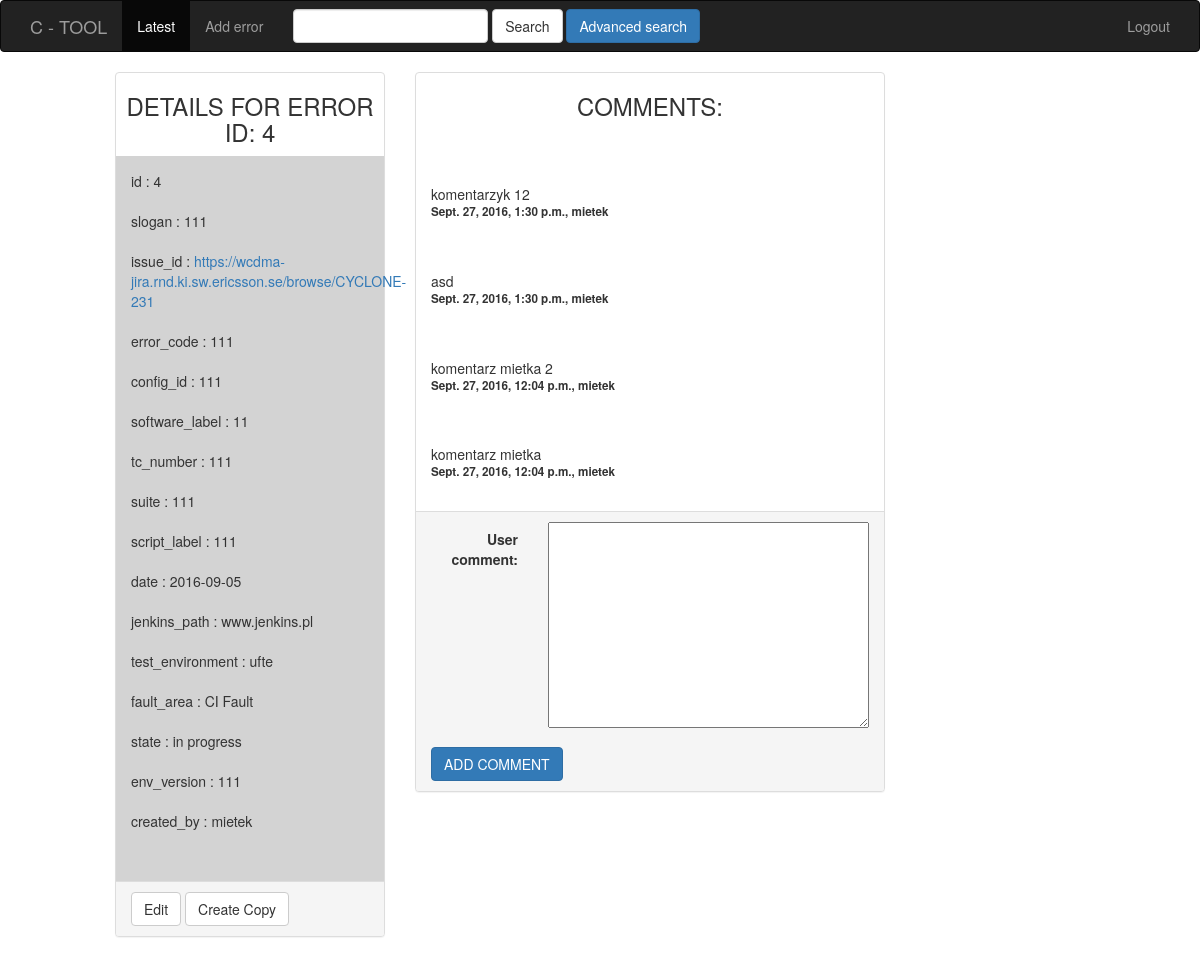
Screenshot of /details/4/ (signed in) with the database file from the repository.
### errors/models.py (models this page shows, shortened)
class Error(models.Model):
    slogan = models.CharField(max_length=200)
    issue_id = models.CharField(max_length=200)
    error_code = models.CharField(max_length=200)
    config_id = models.CharField(max_length=200)
    software_label = models.CharField(max_length=200)
    tc_number = models.CharField(max_length=200)
    suite = models.CharField(max_length=200)
    script_label = models.CharField(max_length=200)
    date = models.DateField()
    jenkins_path = models.CharField(max_length=200)
    test_environment = models.CharField(max_length=200, blank=False,
                                        choices=[('ufte', 'ufte'), ('hibiscus', 'hibiscus')],
                                        null=False)
    fault_area = models.CharField(max_length=200, blank=False,
                                  choices=[('CI Fault', 'CI Fault'), ('Product Fault', 'Product Fault')],
                                  null=False)
    state = models.CharField(max_length=200, blank=False,
                             choices=[('in progress', 'in progress'), ('frozen', 'frozen'), ('solved', 'solved')],
                             null=False)
    comment = models.TextField(max_length=1000)
    env_version = models.CharField(max_length=100)
    created_by = models.CharField(max_length=200)
    def get_fields(self):
        all_fields = []
        for field in Error._meta.fields:
            if field.name != 'comment':
                all_fields.append(field)
        return [(field.name, field.value_to_string(self)) for field in all_fields]

class UserComment(models.Model):
    date = models.DateField(default=datetime.now)
    time = models.TimeField(default=datetime.now)
    error = models.ForeignKey(Error, related_name='main_error', null=True)
    user = models.ForeignKey(User, null=True)
    user_comment = models.CharField(max_length=1000)

### errors/views.py (the view)
# urls.py: url(r'^details/(?P<error_id>[0-9]+)/$', views.detail, name='detail'),
def detail(request, error_id):
    error = Error.objects.get(pk=error_id)
    all_comments = error.main_error.all().order_by('-date', '-time')
    form = UserCommentForm(request.POST or None)
    if form.is_valid():
        comment = form.save()
        comment.error = error
        comment.user = request.user
        comment.save()
        messages.success(request, 'Comment has been added')
    context = {'error': error,
               'form': form,
               'all_comments': all_comments}
    return render(request, 'errors/detail.html', context)

### errors/forms.py
class UserCommentForm(forms.ModelForm):
    user_comment = forms.CharField(required=True)
    class Meta:
        model = UserComment
        fields = ['user_comment']

### errors/templates/errors/detail.html (shortened to what this page needs)
{% extends 'errors/base.html' %}
{% block body %}
    <div class="container-fluid">
        {% if user.is_authenticated %}
            <div class="row">
                <div class="col-md-offset-1 col-md-3">
                    <div class="panel panel-default">
                        <div class="panel-head">
                            <h3 style="text-align: center">DETAILS FOR ERROR ID: {{ error.id }}</h3>
                        </div>
                        <div class="panel-body" style="background-color: lightgray;">
                            <div class="form-group">
                                {% for name, value in error.get_fields %}
                                    {% if value %}
                                        {% if name == 'issue_id' %}
                                            {{ name }} : <a href="{{ value }}">{{ value }}</a> </br></br>
										{% elif name == 'created_by' %}
											{% if user.is_authenticated %}
												 {{ name }} : {{ value }} </br></br>
											{% endif %}
                                        {% else %}
                                            {{ name }} : {{ value }} </br></br>
                                        {% endif %}
                                    {% endif %}
                                {% endfor %}
                            </div>
                        </div>
                        <div class="panel-footer">
                            <a href="{% url 'error:update' error.id %}" class="btn btn-default" role="button">Edit</a>
                            <a href="{% url 'error:create_copy' error.id %}" class="btn btn-default" role="button">Create Copy</a>
                        </div>
                    </div>
                </div>
                <div class="col-md-5">
                    <div class="panel panel-default">
                        <div class="panel-head">
                            <h3 style="text-align: center">COMMENTS:</h3>
                        </div>
                        <div class="panel-body" style="background-color: white;">
                            <div class="form-group">
                                {% for comment in all_comments %}<br/><br/>
                                    {{ comment.user_comment }}<br/>
                                    <p style="font-weight: 700; font-size: smaller;">{{ comment.date }}, {{ comment.time }}, {{ comment.user }}</p>
                                {% endfor %}
                            </div>
                        </div>
                     <form class="form-horizontal" action="" method="POST" enctype="multipart/form-data">
                        <div class="panel-footer">
                                {% for field in form %}
                                    <div class="form-group">
                                        <label class="control-label col-md-3">{{ field.label_tag }}</label>
                                        <div class="col-md-9">{{ field.as_textarea }}</div>
                                    </div>
                                {% endfor %}
                            <button type="submit" class="btn btn-primary">ADD COMMENT</button>
                        </div>
                    </form>
                    </div>
                </div>
            </div>
        {% endif %}
    </div>
{% endblock %}

### rows the page displays
Error: id "4", get_fields "111" "111" "111" "11" "111" "111" "111" "www.jenkins.pl" "ufte" "CI Fault" "in progress" "111", get_fields "https://wcdma-jira.rnd.ki.sw.ericsson.se/browse/CYCLONE-231", get_fields "mietek"
UserComment: user_comment "komentarzyk 12", date "Sept. 27, 2016", time "1:30 p.m.", user "mietek"
UserComment: user_comment "asd", date "Sept. 27, 2016", time "1:30 p.m.", user "mietek"
UserComment: user_comment "komentarz mietka 2", date "Sept. 27, 2016", time "12:04 p.m.", user "mietek"
UserComment: user_comment "komentarz mietka", date "Sept. 27, 2016", time "12:04 p.m.", user "mietek"

### other values shown
{{ name }} "id" "slogan" "error_code" "config_id" "software_label" "tc_number" "suite" "script_label" "date" "jenkins_path" "test_environment" "fault_area" "state" "env_version"
{{ value }} "4" "2016-09-05"
{{ name }} "issue_id"
{{ name }} "created_by"
{{ field.label_tag }} "User comment:"
